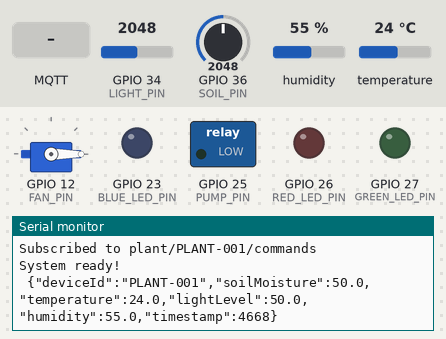
Simulated run of this sketch. Board: ESP32. On the bench: servo, switched loads named in the sketch (green lamp = pin HIGH), output pins drawn as LEDs (lit = HIGH), the last lines printed to the serial monitor. The inputs (shaded band) are chosen by the test bench; at power-on: GPIO 34 (LIGHT_PIN) = 2048, GPIO 36 (SOIL_PIN) = 2048, humidity 55 %, temperature 24 °C. WiFi joins after 1.5 s; servers stay silent unless stated; random numbers use the default seed unless the sketch sets one; no MQTT or app messages arrive unless stated.

Above: at 5.7 s.
5.8 s: MQTT message "WATER:" arrives on the first subscribed topic
At 7.5 s:
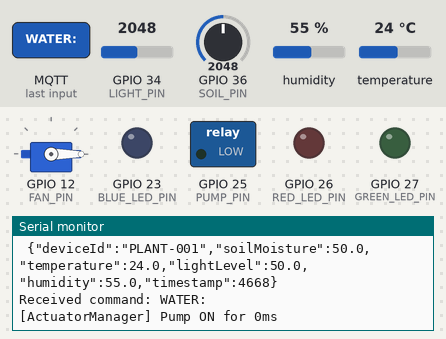
8.1 s: MQTT message "LED:" arrives on the first subscribed topic
10.2 s: MQTT message "RED" arrives on the first subscribed topic
At 11.4 s:
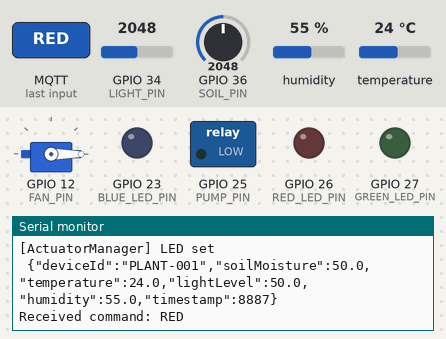
Timing chart, 0 to 13.2 s (numbered marks = the images above; inputs shaded):
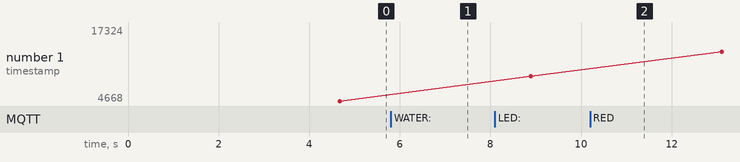

Measured:
- after the input at 5.8 s, the serial monitor: prints a new line after 0.87 s (image 1)
- after the input at 10.2 s, the serial monitor: prints a new line after 0.69 s (image 2)

The sketch:

sketch.ino
```cpp
// =============================================
// PROJECT LINK IN WOKWI: https://wokwi.com/projects/444282871410335745
// =============================================

#include <WiFi.h>
#include <PubSubClient.h>
#include <DHT.h>
#include <ESP32Servo.h>

// Pin definitions
#define SOIL_PIN 36
#define DHT_PIN 4
#define LIGHT_PIN 34
#define PUMP_PIN 25
#define RED_LED_PIN 26
#define GREEN_LED_PIN 27
#define BLUE_LED_PIN 23
#define FAN_PIN 12

// LED Color enum
enum LEDColor { RED, GREEN, BLUE, YELLOW, PURPLE, OFF };

// CommandType enum
enum CommandType { WATER_NOW, SET_LED_COLOR, SET_FAN_SPEED };

// =============================================
// SENSOR DATA STRUCT
// =============================================
struct SensorData {
    String deviceId;
    float soilMoisture;
    float temperature;
    float lightLevel;
    float humidity;
    unsigned long timestamp;

    String toJSON() {
        String json = "{";
        json += "\"deviceId\":\"" + deviceId + "\",";
        json += "\"soilMoisture\":" + String(soilMoisture, 1) + ",";
        json += "\"temperature\":" + String(temperature, 1) + ",";
        json += "\"lightLevel\":" + String(lightLevel, 1) + ",";
        json += "\"humidity\":" + String(humidity, 1) + ",";
        json += "\"timestamp\":" + String(timestamp);
        json += "}";
        return json;
    }
};

// Command struct
struct Command {
    CommandType type;
    int duration;
    LEDColor color;
    int speed;
};

// =============================================
// SENSOR MANAGER CLASS
// =============================================
class SensorManager {
private:
    int soilSensorPin, tempSensorPin, lightSensorPin, humiditySensorPin;
    DHT* dht;

public:
    SensorManager(int soilPin, int dhtPin, int lightPin) {
        soilSensorPin = soilPin;
        tempSensorPin = dhtPin;
        humiditySensorPin = dhtPin;
        lightSensorPin = lightPin;
        dht = new DHT(dhtPin, DHT22);
    }

    void begin() { dht->begin(); }

    float readSoilMoisture() {
        int sum = 0;
        for (int i = 0; i < 10; i++) { sum += analogRead(soilSensorPin); delay(10); }
        return map(sum / 10, 0, 4095, 0, 100);
    }

    float readTemperature() {
        float temp = dht->readTemperature();
        return isnan(temp) ? 0.0 : temp;
    }

    float readLightIntensity() {
        return map(analogRead(lightSensorPin), 0, 4095, 0, 100);
    }

    float readHumidity() {
        float hum = dht->readHumidity();
        return isnan(hum) ? 0.0 : hum;
    }

    void calibrateSensors() {
        Serial.println("[SensorManager] Calibrating...");
        delay(2000);
        Serial.println("[SensorManager] Calibration complete");
    }
};

// =============================================
// ACTUATOR MANAGER CLASS
// =============================================
class ActuatorManager {
private:
    int pumpRelayPin, redLedPin, greenLedPin, blueLedPin, fanPin;
    LEDColor currentColor;
    bool isPumpRunning;
    Servo fanServo;

public:
    ActuatorManager(int pumpPin, int r, int g, int b, int f) {
        pumpRelayPin = pumpPin; redLedPin = r; greenLedPin = g; blueLedPin = b; fanPin = f;
        currentColor = OFF; isPumpRunning = false;
    }

    void begin() {
        pinMode(pumpRelayPin, OUTPUT); pinMode(redLedPin, OUTPUT);
        pinMode(greenLedPin, OUTPUT); pinMode(blueLedPin, OUTPUT);
        digitalWrite(pumpRelayPin, LOW); digitalWrite(redLedPin, LOW);
        digitalWrite(greenLedPin, LOW); digitalWrite(blueLedPin, LOW);
        fanServo.attach(fanPin); fanServo.write(0);
        Serial.println("[ActuatorManager] Initialized");
    }

    void pumpOn(int duration) {
        Serial.print("[ActuatorManager] Pump ON for "); Serial.print(duration); Serial.println("ms");
        digitalWrite(pumpRelayPin, HIGH); isPumpRunning = true;
        delay(duration); pumpOff();
    }

    void pumpOff() { digitalWrite(pumpRelayPin, LOW); isPumpRunning = false; }

    void setLEDColor(LEDColor color) {
        currentColor = color;
        digitalWrite(redLedPin, LOW); digitalWrite(greenLedPin, LOW); digitalWrite(blueLedPin, LOW);
        switch (color) {
            case RED: digitalWrite(redLedPin, HIGH); break;
            case GREEN: digitalWrite(greenLedPin, HIGH); break;
            case BLUE: digitalWrite(blueLedPin, HIGH); break;
            case YELLOW: digitalWrite(redLedPin, HIGH); digitalWrite(greenLedPin, HIGH); break;
            case PURPLE: digitalWrite(redLedPin, HIGH); digitalWrite(blueLedPin, HIGH); break;
            case OFF: break;
        }
        Serial.println("[ActuatorManager] LED set");
    }

    void setFanSpeed(int speed) {
        speed = constrain(speed, 0, 180);
        fanServo.write(speed);
        Serial.print("[ActuatorManager] Fan: "); Serial.print(speed); Serial.println("°");
    }

    bool getPumpStatus() { return isPumpRunning; }
};

// =============================================
// DEVICE CONTROLLER CLASS
// =============================================
class DeviceController {
private:
    SensorManager* sensorManager;
    ActuatorManager* actuatorManager;
    String deviceId;

public:
    DeviceController(String id) {
        deviceId = id;
        sensorManager = new SensorManager(SOIL_PIN, DHT_PIN, LIGHT_PIN);
        actuatorManager = new ActuatorManager(PUMP_PIN, RED_LED_PIN, GREEN_LED_PIN, BLUE_LED_PIN, FAN_PIN);
    }

    void setupDevice() {
        Serial.println("========================================");
        Serial.println("DEVICE INIT");
        Serial.println("Device ID: " + deviceId);
        sensorManager->begin(); actuatorManager->begin(); sensorManager->calibrateSensors();
        Serial.println("Device ready!\n");
    }

    String collectSensorData() {
        SensorData data;
        data.deviceId = deviceId;
        data.soilMoisture = sensorManager->readSoilMoisture();
        data.temperature = sensorManager->readTemperature();
        data.lightLevel = sensorManager->readLightIntensity();
        data.humidity = sensorManager->readHumidity();
        data.timestamp = millis();
        return data.toJSON();
    }

    Command parseCommandString(String cmdStr) {
        Command cmd; cmd.duration = 0; cmd.color = OFF; cmd.speed = 0;
        cmdStr.trim(); cmdStr.toUpperCase();
        if (cmdStr.startsWith("WATER:")) { cmd.type = WATER_NOW; cmd.duration = cmdStr.substring(6).toInt(); }
        else if (cmdStr.startsWith("LED:")) {
            cmd.type = SET_LED_COLOR;
            String c = cmdStr.substring(4);
            if (c=="RED") cmd.color=RED; else if(c=="GREEN") cmd.color=GREEN;
            else if(c=="BLUE") cmd.color=BLUE; else if(c=="YELLOW") cmd.color=YELLOW;
            else if(c=="PURPLE") cmd.color=PURPLE; else cmd.color=OFF;
        }
        else if (cmdStr.startsWith("FAN:")) { cmd.type = SET_FAN_SPEED; cmd.speed = cmdStr.substring(4).toInt(); }
        return cmd;
    }

    void executeCommand(Command cmd) {
        switch(cmd.type){
            case WATER_NOW: actuatorManager->pumpOn(cmd.duration); break;
            case SET_LED_COLOR: actuatorManager->setLEDColor(cmd.color); break;
            case SET_FAN_SPEED: actuatorManager->setFanSpeed(cmd.speed); break;
        }
    }

    void executeCommand(String cmdStr) {
        executeCommand(parseCommandString(cmdStr));
    }

    void loop() {
        // Place for future logic
    }
};

// =============================================
// NETWORK/MQTT MANAGER
// =============================================
class MyNetworkManager {
private:
    const char* ssid; const char* pass; const char* broker; int port;
    WiFiClient espClient; PubSubClient client;
public:
    MyNetworkManager(const char* s,const char* p,const char* b,int po)
        : ssid(s), pass(p), broker(b), port(po), client(espClient) {}
    void connectWiFi(){
        WiFi.begin(ssid,pass); Serial.print("Connecting to WiFi");
        int a=0; while(WiFi.status()!=WL_CONNECTED && a<20){ delay(500); Serial.print("."); a++; }
        if(WiFi.status()==WL_CONNECTED) Serial.println("\nWiFi Connected! IP: "+WiFi.localIP().toString());
        else Serial.println("\nWiFi connection failed!");
    }
    void connectMQTT(){
        client.setServer(broker,port);
        String clientId="ESP32Plant-"+String(random(0xffff),HEX);
        if(client.connect(clientId.c_str())) Serial.println("MQTT Connected: "+clientId);
        else Serial.println("MQTT failed, rc="+String(client.state()));
    }
    void loop(){ client.loop(); }
    PubSubClient& getClient(){ return client; }
};

// Data Publisher
class DataPublisher {
private:
    MyNetworkManager* netMgr; const char* topic; unsigned long lastPub;
public:
    DataPublisher(MyNetworkManager* n,const char* t):netMgr(n),topic(t),lastPub(0){}
    void publish(String json){
        if(millis()-lastPub>3000){
            lastPub=millis();
            if(netMgr->getClient().publish(topic,json.c_str()))
                Serial.println(" "+json);
            else Serial.println("Publish failed");
        }
    }
};

// Command Subscriber
class CommandSubscriber {
private:
    MyNetworkManager* netMgr; const char* topic;
public:
    CommandSubscriber(MyNetworkManager* n,const char* t):netMgr(n),topic(t){}
    void subscribe(void (*callback)(char*,byte*,unsigned int)){
        netMgr->getClient().setCallback(callback);
        netMgr->getClient().subscribe(topic);
        Serial.println("Subscribed to "+String(topic));
    }
};

// =============================================
// GLOBAL INSTANCES
// =============================================
DeviceController* device;
MyNetworkManager* network;
DataPublisher* publisher;
CommandSubscriber* subscriber;

// Callback for MQTT commands
void handleCommand(char* topic, byte* payload, unsigned int length){
    String cmd=""; for(unsigned int i=0;i<length;i++) cmd+=(char)payload[i];
    Serial.println("Received command: "+cmd);
    device->executeCommand(cmd);
}

// =============================================
// SETUP
// =============================================
void setup(){
    Serial.begin(115200); delay(1000);
    device=new DeviceController("PLANT-001");
    device->setupDevice();

    network=new MyNetworkManager("Wokwi-GUEST","","broker.hivemq.com",1883);
    network->connectWiFi();
    network->connectMQTT();

    publisher=new DataPublisher(network,"plant/PLANT-001/telemetry");
    subscriber=new CommandSubscriber(network,"plant/PLANT-001/commands");
    subscriber->subscribe(handleCommand);

    Serial.println("System ready!");
}

// =============================================
// LOOP
// =============================================
void loop(){
    network->loop();
    String json=device->collectSensorData();
    publisher->publish(json);
    delay(2000);
}
```
